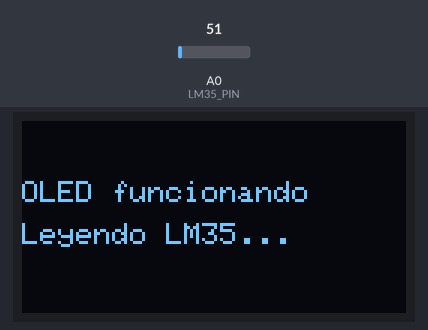
The sketch below on a simulated Arduino Uno, built with avr-gcc and run on an emulated ATmega328P. Parts: 128×64 one-colour display. Inputs (shaded band) come from the test bench; at power-on: A0 (LM35_PIN) = 51. What the sketch prints to the serial monitor is not drawn.

Above: at 0.4 s.
At 2.7 s:
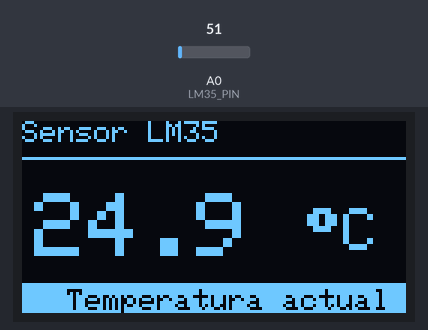
2.8 s: A0 (LM35_PIN) set to 61
At 5.0 s:
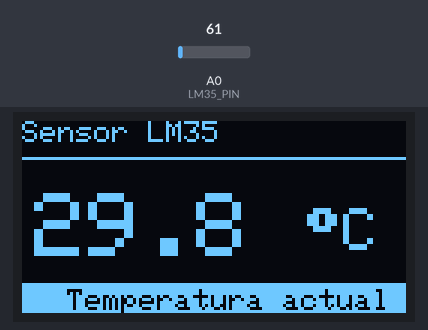
5.4 s: A0 (LM35_PIN) set to 71
At 6.7 s:
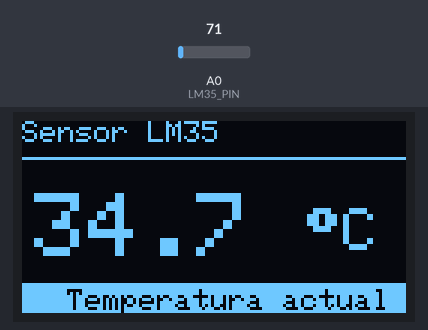
7.6 s: A0 (LM35_PIN) set to 86
At 9.5 s:
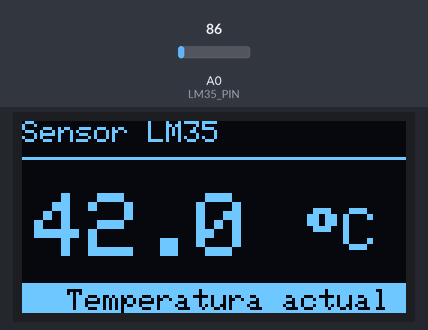
Timing chart, 0 to 11.0 s (numbered marks = the images above; inputs shaded):
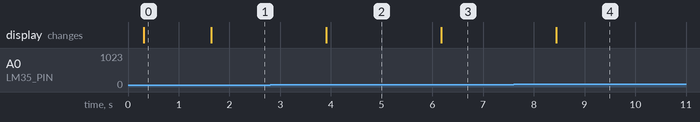

Measured:
- after the input at 2.8 s, the display: changes after 1.1 s (image 2)
- after the input at 5.4 s, the display: changes after 0.77 s (image 3)
- after the input at 7.6 s, the display: changes after 0.84 s (image 4)
- what the display in image 0 shows lasts 1.3 s, from 0.3 s to 1.6 s

The sketch:

Laboratorio_3_OLED.ino
```cpp
#include <Wire.h>
#include <Adafruit_GFX.h>
#include <Adafruit_SH110X.h>

#define I2C_ADDRESS 0x3C
#define SCREEN_WIDTH 128
#define SCREEN_HEIGHT 64
#define OLED_RESET -1
#define LM35_PIN A0

Adafruit_SH1106G display(SCREEN_WIDTH, SCREEN_HEIGHT, &Wire, OLED_RESET);

float leerTemperaturaC() {
  long suma = 0;

  for (byte i = 0; i < 10; i++) {
    suma += analogRead(LM35_PIN);
    delay(10);
  }

  float lecturaPromedio = suma / 10.0;
  float voltaje = lecturaPromedio * (5.0 / 1024.0);
  return voltaje * 100.0;
}

void mostrarTemperatura(float temperaturaC) {
  display.clearDisplay();

  display.setTextColor(SH110X_WHITE);
  display.setTextSize(1);
  display.setCursor(0, 0);
  display.println("Sensor LM35");

  display.drawLine(0, 12, 127, 12, SH110X_WHITE);

  display.setTextSize(3);
  display.setCursor(4, 24);
  display.print(temperaturaC, 1);

  display.setTextSize(2);
  display.setCursor(95, 29);
  display.print((char)247);
  display.print("C");

  display.fillRect(0, 54, 128, 10, SH110X_WHITE);
  display.setTextColor(SH110X_BLACK);
  display.setTextSize(1);
  display.setCursor(15, 56);
  display.print("Temperatura actual");

  display.display();
}

void setup() {
  Serial.begin(9600);
  Wire.begin();
  delay(250);

  if (!display.begin(I2C_ADDRESS, true)) {
    Serial.println("ERROR: OLED no encontrada");
    while (1);
  }

  display.clearDisplay();
  display.setTextColor(SH110X_WHITE);
  display.setTextSize(1);
  display.setCursor(0, 20);
  display.println("OLED funcionando");
  display.setCursor(0, 34);
  display.println("Leyendo LM35...");
  display.display();
  delay(1200);
}

void loop() {
  float temperaturaC = leerTemperaturaC();

  Serial.print("Temperatura: ");
  Serial.print(temperaturaC, 1);
  Serial.println(" °C");

  mostrarTemperatura(temperaturaC);
  delay(1000);
}
```
